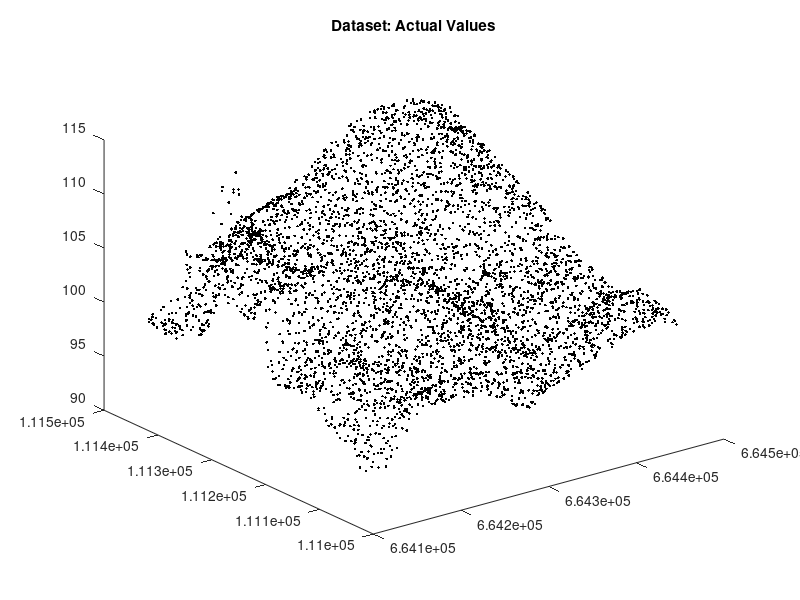

Write the MATLAB code that produced this figure. (Note: this script raises an error after producing the figure.)
% This script demonstrates the use of Gaussian process methods for 
% regression and shows how the various functions can be used. This example 
% is somewhat simplified for the purpose of demonstration.
%
% Authors: Philip Erickson
% Date: May 2015

clear all;
close all;
clc;

% user defined parameters
sampleMethod = 'random'; % method for sampling complete dataset
optMethod = 'gradient'; % optimization method for learning
testNum = 100; % number of points in test set
trainNum = 250; % number of points in training set
hpLearnNum = 15; % number of samples used to learn hyperparameters
startPts = 3; % number of points to begin search to learn hp at 
pointsPerEdge = 20; % number of inference points in model surface plot
neighbors = 5; % number of nearest neighbors to use in inference

% read in terrain point cloud and display dataset
fprintf('Reading in dataset...');
terrain = csvread('NGAT.PointCloud.csv');
fprintf(' done.\n');

figure()
plot3(terrain(:,1),terrain(:,2),terrain(:,3),'.k');
title('Dataset: Actual Values');

% select test, training, and hyperparameter learning sets
fprintf('\nSampling dataset for test and train data...');
[testIn, testOut, X, Xz] = sample(terrain(:,1:2), terrain(:,3), ...
                                  testNum, sampleMethod);                                
[trainIn, trainOut, ~, ~] = sample(X, Xz, trainNum, sampleMethod);
[learnIn, learnOut, ~, ~] = sample(trainIn, trainOut, hpLearnNum, ...
                                   sampleMethod);
fprintf(' done.\n');

% create kernel structure with initial values 
K.type = 'matern';
K.constrain = false;
K.knn = neighbors;
K.nu = 3/2;
K.l = [1, 1];
K.sigma_f = 1;
K.sigma_n = 1;

% generate search initial points, quasi uniform across a priori region
start = generateHalton(startPts, [-50, -50, 0, 0],[50, 50, 500, 100]);

% learn hyperparameters
fprintf('\nLearning hyperparameters off %d points...\n', hpLearnNum);
tic;
K = hyperparams(learnIn, learnOut, K, optMethod, start);
fprintf('Finished learning hyperparameters in %.2f seconds.\n',toc);

% used learned hyperparameters and training data to perform inference
fprintf('\nInferring %d test points using %d training points...\n', ...
        size(testIn,1), size(trainIn,1));
tic;
[inferValues, ~] = infer(trainIn, trainOut, K, testIn);
fprintf('Finished inference in %.2f seconds\n',toc);
testError = mse(testOut, inferValues);
fprintf('MSE predicting test points: %.5f (RMS %.5f)\n', testError, ...
        sqrt(testError));
    
% plot surface representing resulting GP model
fprintf('\nComputing model surfaces...\n');
xLims = [min(terrain(:,1)), max(terrain(:,1))];
yLims = [min(terrain(:,2)), max(terrain(:,2))];
[plotXG, plotYG] = meshgrid(linspace(xLims(1),xLims(2),pointsPerEdge), ...
                            linspace(yLims(1),yLims(2),pointsPerEdge));
plotPts = [plotXG(:), plotYG(:)];
tic;
[inferValues, uncertainty] = infer(trainIn, trainOut, K, plotPts);
fprintf('Computed model in %.2f seconds\n',toc);

figure('position',[20,500,900,400]);
subplot(1,2,1);
tri = delaunay(plotPts(:,1),plotPts(:,2));
trisurf(tri,plotPts(:,1), plotPts(:,2), inferValues,'edgecolor','none');
camlight left;
lighting gouraud;
title('GP Model: Inferred Values');

subplot(1,2,2);
tri = delaunay(plotPts(:,1),plotPts(:,2));
trisurf(tri,plotPts(:,1), plotPts(:,2), uncertainty,'edgecolor','none');
camlight left;
lighting gouraud;
title('GP Model: Uncertainty');



